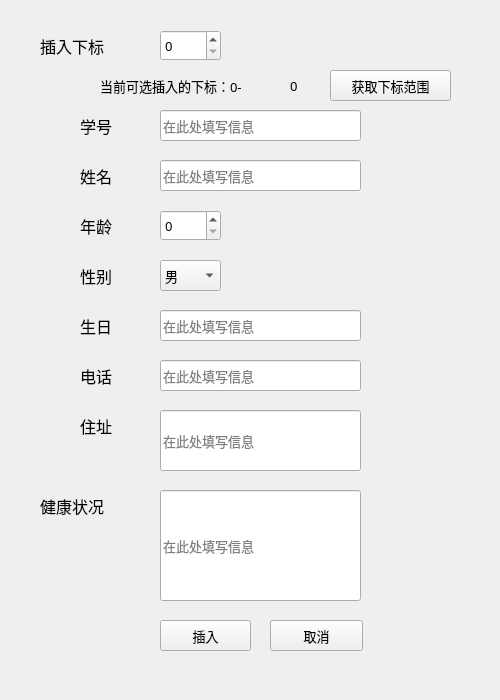
<?xml version="1.0" encoding="UTF-8"?>
<ui version="4.0">
 <class>insertStuInfo</class>
 <widget class="QWidget" name="insertStuInfo">
  <property name="geometry">
   <rect>
    <x>0</x>
    <y>0</y>
    <width>500</width>
    <height>700</height>
   </rect>
  </property>
  <property name="font">
   <font>
    <family>微软雅黑 Light</family>
    <pointsize>10</pointsize>
   </font>
  </property>
  <property name="windowTitle">
   <string>插入学生信息</string>
  </property>
  <widget class="QLineEdit" name="lineEditBodyCondition">
   <property name="geometry">
    <rect>
     <x>160</x>
     <y>490</y>
     <width>201</width>
     <height>111</height>
    </rect>
   </property>
   <property name="font">
    <font>
     <family>微软雅黑 Light</family>
     <pointsize>10</pointsize>
    </font>
   </property>
   <property name="text">
    <string/>
   </property>
   <property name="maxLength">
    <number>40</number>
   </property>
   <property name="frame">
    <bool>true</bool>
   </property>
   <property name="placeholderText">
    <string>在此处填写信息</string>
   </property>
  </widget>
  <widget class="QSpinBox" name="spinBoxAge">
   <property name="geometry">
    <rect>
     <x>160</x>
     <y>210</y>
     <width>61</width>
     <height>31</height>
    </rect>
   </property>
   <property name="font">
    <font>
     <family>微软雅黑 Light</family>
     <pointsize>10</pointsize>
    </font>
   </property>
   <property name="maximum">
    <number>150</number>
   </property>
  </widget>
  <widget class="QLineEdit" name="lineEditBirthday">
   <property name="geometry">
    <rect>
     <x>160</x>
     <y>310</y>
     <width>201</width>
     <height>31</height>
    </rect>
   </property>
   <property name="font">
    <font>
     <family>微软雅黑 Light</family>
     <pointsize>10</pointsize>
    </font>
   </property>
   <property name="text">
    <string/>
   </property>
   <property name="maxLength">
    <number>20</number>
   </property>
   <property name="frame">
    <bool>true</bool>
   </property>
   <property name="placeholderText">
    <string>在此处填写信息</string>
   </property>
  </widget>
  <widget class="QLabel" name="label_6">
   <property name="geometry">
    <rect>
     <x>80</x>
     <y>410</y>
     <width>41</width>
     <height>31</height>
    </rect>
   </property>
   <property name="font">
    <font>
     <family>微软雅黑 Light</family>
     <pointsize>12</pointsize>
    </font>
   </property>
   <property name="text">
    <string>住址</string>
   </property>
  </widget>
  <widget class="QLabel" name="label_5">
   <property name="geometry">
    <rect>
     <x>80</x>
     <y>310</y>
     <width>41</width>
     <height>31</height>
    </rect>
   </property>
   <property name="font">
    <font>
     <family>微软雅黑 Light</family>
     <pointsize>12</pointsize>
    </font>
   </property>
   <property name="text">
    <string>生日</string>
   </property>
  </widget>
  <widget class="QLineEdit" name="lineEditID">
   <property name="geometry">
    <rect>
     <x>160</x>
     <y>110</y>
     <width>201</width>
     <height>31</height>
    </rect>
   </property>
   <property name="font">
    <font>
     <family>微软雅黑 Light</family>
     <pointsize>10</pointsize>
    </font>
   </property>
   <property name="inputMask">
    <string/>
   </property>
   <property name="maxLength">
    <number>20</number>
   </property>
   <property name="frame">
    <bool>true</bool>
   </property>
   <property name="placeholderText">
    <string>在此处填写信息</string>
   </property>
  </widget>
  <widget class="QLabel" name="label_4">
   <property name="geometry">
    <rect>
     <x>80</x>
     <y>260</y>
     <width>41</width>
     <height>31</height>
    </rect>
   </property>
   <property name="font">
    <font>
     <family>微软雅黑 Light</family>
     <pointsize>12</pointsize>
    </font>
   </property>
   <property name="text">
    <string>性别</string>
   </property>
  </widget>
  <widget class="QLabel" name="label">
   <property name="geometry">
    <rect>
     <x>80</x>
     <y>160</y>
     <width>41</width>
     <height>31</height>
    </rect>
   </property>
   <property name="font">
    <font>
     <family>微软雅黑 Light</family>
     <pointsize>12</pointsize>
    </font>
   </property>
   <property name="text">
    <string>姓名</string>
   </property>
  </widget>
  <widget class="QLineEdit" name="lineEditName">
   <property name="geometry">
    <rect>
     <x>160</x>
     <y>160</y>
     <width>201</width>
     <height>31</height>
    </rect>
   </property>
   <property name="font">
    <font>
     <family>微软雅黑 Light</family>
     <pointsize>10</pointsize>
    </font>
   </property>
   <property name="maxLength">
    <number>20</number>
   </property>
   <property name="frame">
    <bool>true</bool>
   </property>
   <property name="placeholderText">
    <string>在此处填写信息</string>
   </property>
  </widget>
  <widget class="QLabel" name="label_7">
   <property name="geometry">
    <rect>
     <x>40</x>
     <y>490</y>
     <width>91</width>
     <height>31</height>
    </rect>
   </property>
   <property name="font">
    <font>
     <family>微软雅黑 Light</family>
     <pointsize>12</pointsize>
    </font>
   </property>
   <property name="text">
    <string>健康状况</string>
   </property>
  </widget>
  <widget class="QPushButton" name="pushButtonInsert">
   <property name="geometry">
    <rect>
     <x>160</x>
     <y>620</y>
     <width>91</width>
     <height>31</height>
    </rect>
   </property>
   <property name="font">
    <font>
     <family>微软雅黑 Light</family>
     <pointsize>10</pointsize>
    </font>
   </property>
   <property name="text">
    <string>插入</string>
   </property>
  </widget>
  <widget class="QLabel" name="label_2">
   <property name="geometry">
    <rect>
     <x>80</x>
     <y>110</y>
     <width>41</width>
     <height>31</height>
    </rect>
   </property>
   <property name="font">
    <font>
     <family>微软雅黑 Light</family>
     <pointsize>12</pointsize>
    </font>
   </property>
   <property name="text">
    <string>学号</string>
   </property>
  </widget>
  <widget class="QLabel" name="label_3">
   <property name="geometry">
    <rect>
     <x>80</x>
     <y>210</y>
     <width>41</width>
     <height>31</height>
    </rect>
   </property>
   <property name="font">
    <font>
     <family>微软雅黑 Light</family>
     <pointsize>12</pointsize>
    </font>
   </property>
   <property name="text">
    <string>年龄</string>
   </property>
  </widget>
  <widget class="QLineEdit" name="lineEditAddress">
   <property name="geometry">
    <rect>
     <x>160</x>
     <y>410</y>
     <width>201</width>
     <height>61</height>
    </rect>
   </property>
   <property name="font">
    <font>
     <family>微软雅黑 Light</family>
     <pointsize>10</pointsize>
    </font>
   </property>
   <property name="text">
    <string/>
   </property>
   <property name="maxLength">
    <number>40</number>
   </property>
   <property name="frame">
    <bool>true</bool>
   </property>
   <property name="placeholderText">
    <string>在此处填写信息</string>
   </property>
  </widget>
  <widget class="QLabel" name="label_8">
   <property name="geometry">
    <rect>
     <x>100</x>
     <y>70</y>
     <width>191</width>
     <height>31</height>
    </rect>
   </property>
   <property name="text">
    <string>当前可选插入的下标：0-</string>
   </property>
  </widget>
  <widget class="QLabel" name="labelInsertIndex">
   <property name="geometry">
    <rect>
     <x>290</x>
     <y>70</y>
     <width>41</width>
     <height>31</height>
    </rect>
   </property>
   <property name="text">
    <string>0</string>
   </property>
  </widget>
  <widget class="QLabel" name="label_10">
   <property name="geometry">
    <rect>
     <x>40</x>
     <y>30</y>
     <width>81</width>
     <height>31</height>
    </rect>
   </property>
   <property name="font">
    <font>
     <family>微软雅黑 Light</family>
     <pointsize>12</pointsize>
    </font>
   </property>
   <property name="text">
    <string>插入下标</string>
   </property>
  </widget>
  <widget class="QSpinBox" name="spinBoxInsertIndex">
   <property name="geometry">
    <rect>
     <x>160</x>
     <y>30</y>
     <width>61</width>
     <height>31</height>
    </rect>
   </property>
   <property name="font">
    <font>
     <family>微软雅黑 Light</family>
     <pointsize>10</pointsize>
    </font>
   </property>
   <property name="maximum">
    <number>150</number>
   </property>
  </widget>
  <widget class="QPushButton" name="pushButtonGetMaxIndex">
   <property name="geometry">
    <rect>
     <x>330</x>
     <y>70</y>
     <width>121</width>
     <height>31</height>
    </rect>
   </property>
   <property name="text">
    <string>获取下标范围</string>
   </property>
  </widget>
  <widget class="QComboBox" name="comboBox">
   <property name="geometry">
    <rect>
     <x>160</x>
     <y>260</y>
     <width>61</width>
     <height>31</height>
    </rect>
   </property>
   <item>
    <property name="text">
     <string>男</string>
    </property>
   </item>
   <item>
    <property name="text">
     <string>女</string>
    </property>
   </item>
  </widget>
  <widget class="QLabel" name="label_9">
   <property name="geometry">
    <rect>
     <x>80</x>
     <y>360</y>
     <width>41</width>
     <height>31</height>
    </rect>
   </property>
   <property name="font">
    <font>
     <family>微软雅黑 Light</family>
     <pointsize>12</pointsize>
    </font>
   </property>
   <property name="text">
    <string>电话</string>
   </property>
  </widget>
  <widget class="QLineEdit" name="lineEditTel">
   <property name="geometry">
    <rect>
     <x>160</x>
     <y>360</y>
     <width>201</width>
     <height>31</height>
    </rect>
   </property>
   <property name="font">
    <font>
     <family>微软雅黑 Light</family>
     <pointsize>10</pointsize>
    </font>
   </property>
   <property name="text">
    <string/>
   </property>
   <property name="maxLength">
    <number>20</number>
   </property>
   <property name="frame">
    <bool>true</bool>
   </property>
   <property name="placeholderText">
    <string>在此处填写信息</string>
   </property>
  </widget>
  <widget class="QPushButton" name="pushButtonCancel">
   <property name="geometry">
    <rect>
     <x>270</x>
     <y>620</y>
     <width>93</width>
     <height>31</height>
    </rect>
   </property>
   <property name="text">
    <string>取消</string>
   </property>
  </widget>
 </widget>
 <tabstops>
  <tabstop>lineEditID</tabstop>
  <tabstop>lineEditName</tabstop>
  <tabstop>spinBoxAge</tabstop>
  <tabstop>comboBox</tabstop>
  <tabstop>lineEditBirthday</tabstop>
  <tabstop>lineEditTel</tabstop>
  <tabstop>lineEditAddress</tabstop>
  <tabstop>lineEditBodyCondition</tabstop>
  <tabstop>pushButtonGetMaxIndex</tabstop>
  <tabstop>spinBoxInsertIndex</tabstop>
  <tabstop>pushButtonInsert</tabstop>
 </tabstops>
 <resources/>
 <connections/>
</ui>
